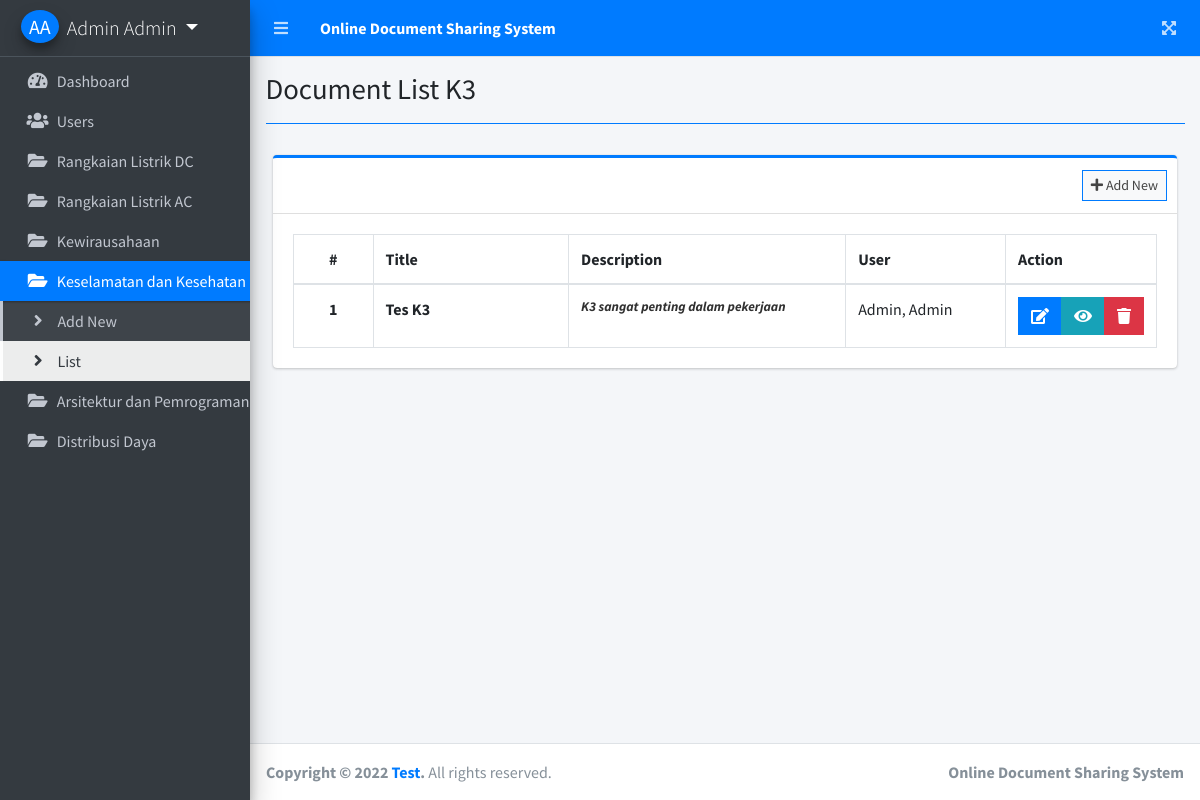
The page /index.php?page=document_list_k3 (signed in) on the database as committed earlier.
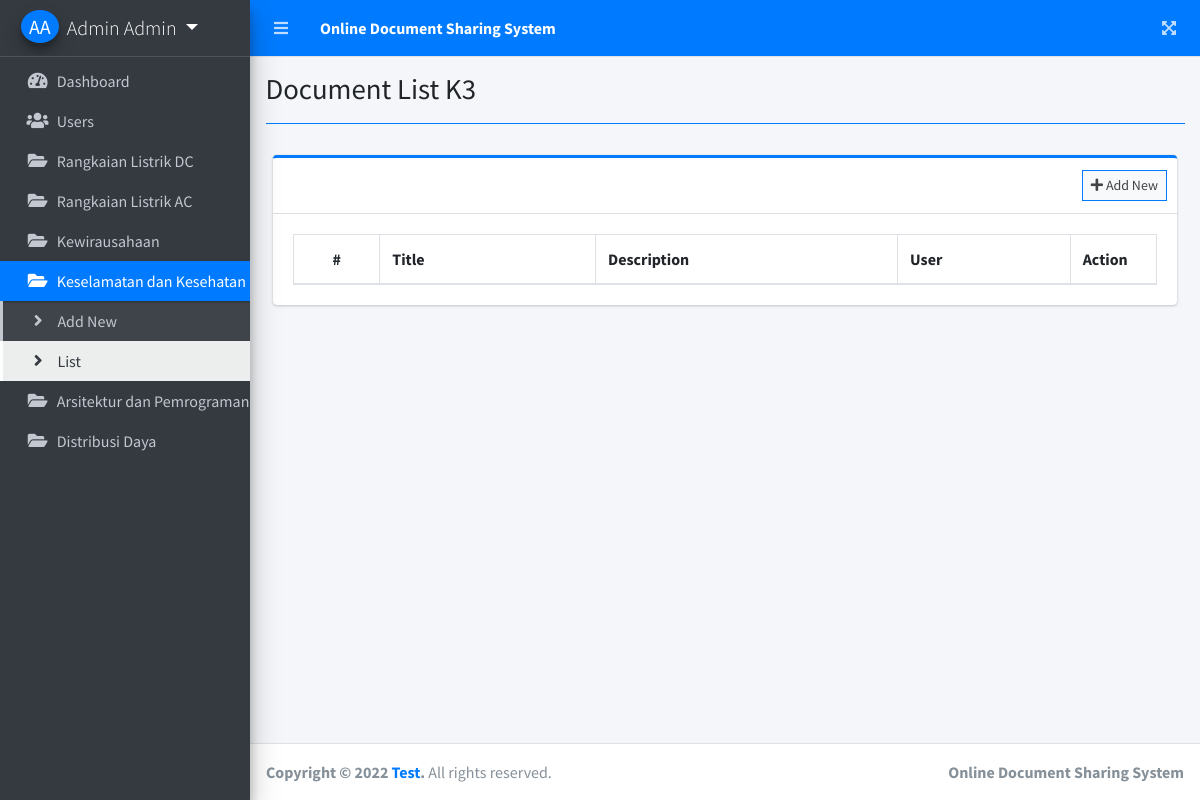
The same page on the database as committed later.
### tables this page shows
CREATE TABLE `k3` (
  `id` int(11) NOT NULL,
  `title` varchar(200) NOT NULL,
  `description` text NOT NULL,
  `file_json` text NOT NULL,
  `user_id` int(30) NOT NULL,
  `date_created` timestamp NOT NULL DEFAULT current_timestamp()
);

### document_list_k3.php (the view, shortened to what this page needs)
<?php include'db_connect.php' ?>
<div class="col-lg-12">
	<div class="card card-outline card-primary">
		<div class="card-header">
			<div class="card-tools">
				<a class="btn btn-block btn-sm btn-default btn-flat border-primary" href="./index.php?page=new_document_k3"><i class="fa fa-plus"></i> Add New</a>
			</div>
		</div>
		<div class="card-body">
			<table class="table tabe-hover table-bordered" id="list">
			     <?php if($_SESSION['login_type'] == 1 ): ?>
				<colgroup>
					<col width="10%">
					<col width="25%">
					<col width="35%">
					<col width="20%">
					<col width="10%">
				</colgroup>
			    <?php endif; ?>
				<thead>
					<tr>
						<th class="text-center">#</th>
						<th>Title</th>
						<th>Description</th>
					     <?php if($_SESSION['login_type'] == 1 ): ?>
						<th>User</th>
					    <?php endif; ?>
						<th>Action</th>
					</tr>
				</thead>
				<tbody>
					<?php
					$i = 1;
					$where = '';
					if($_SESSION['login_type'] == 1 ):
					$user = $conn->query("SELECT * FROM users where id in (SELECT user_id FROM k3) ");
					while($row = $user->fetch_assoc()){
						$uname[$row['id']] = ucwords($row['lastname'].', '.$row['firstname'].' '.$row['middlename']);
					}
					else:
						$where = " where user_id = '{$_SESSION['login_id']}' ";
					endif;
					$qry = $conn->query("SELECT * FROM k3 $where order by unix_timestamp(date_created) desc ");
					while($row= $qry->fetch_assoc()):
						$trans = get_html_translation_table(HTML_ENTITIES,ENT_QUOTES);
						unset($trans["\""], $trans["<"], $trans[">"], $trans["<h2"]);
						$desc = strtr(html_entity_decode($row['description']),$trans);
						$desc=str_replace(array("<li>","</li>"), array("",", "), $desc);
					?>
					<tr>
						<th class="text-center"><?php echo $i++ ?></th>
						<td><b><?php echo ucwords($row['title']) ?></b></td>
						<td><b class="truncate"><?php echo strip_tags($desc) ?></b></td>
						  <?php if($_SESSION['login_type'] == 1 ): ?>
						<td><?php echo isset($uname[$row['user_id']]) ? $uname[$row['user_id']] : "Deleted User" ?></td>
					    <?php endif; ?>
						<td class="text-center">
		                    <div class="btn-group">
		                        <a href="./index.php?page=edit_document_k3&id=<?php echo $row['id'] ?>" class="btn btn-primary btn-flat">
		                          <i class="fas fa-edit"></i>
		                        </a>
		                        <a  href="./index.php?page=view_document_k3&id=<?php echo md5($row['id']) ?>" class="btn btn-info btn-flat">
		                          <i class="fas fa-eye"></i>
		                        </a>
		                        <button type="button" class="btn btn-danger btn-flat delete_file_k3" data-id="<?php echo $row['id'] ?>">
		                          <i class="fas fa-trash"></i>
		                        </button>
	                      </div>
						</td>
					</tr>
				<?php endwhile; ?>
				</tbody>
			</table>
		</div>
	</div>
</div>

Rows that differ between the two databases and show on the page:
removed k3: title "Tes K3", description "K3 sangat penting dalam pekerjaan", user "Admin, Admin"
